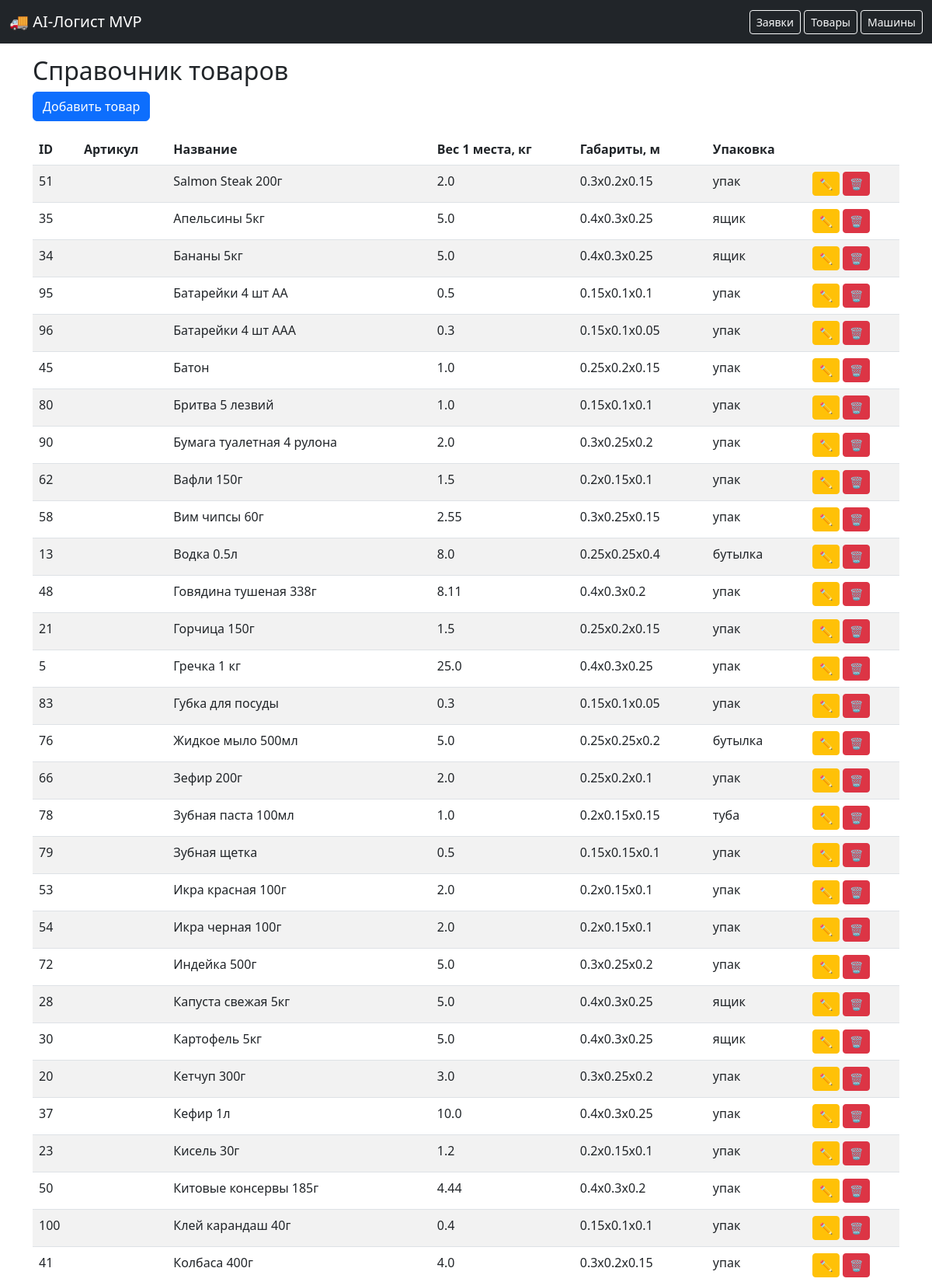
Page /products (upper part) on the committed database.
### models.py (models this page shows)
class Product(db.Model):
    id = db.Column(db.Integer, primary_key=True)
    article = db.Column(db.String(50), default='')
    name = db.Column(db.String(200), nullable=False)
    weight = db.Column(db.Float, default=0.0)
    length = db.Column(db.Float, default=0.0)
    width = db.Column(db.Float, default=0.0)
    height = db.Column(db.Float, default=0.0)
    package_type = db.Column(db.String(50), default='упак.')

### app.py (the view)
@app.route('/products')
def list_products():
    products = Product.query.order_by(Product.name).all()
    return render_template('products.html', products=products)

### templates/products.html
{% extends "base.html" %}
{% block content %}
<h2>Справочник товаров</h2>
<a href="/product/new" class="btn btn-primary mb-3">Добавить товар</a>
<table class="table table-striped">
  <thead>
    <tr>
      <th>ID</th><th>Артикул</th><th>Название</th><th>Вес 1 места, кг</th><th>Габариты, м</th><th>Упаковка</th><th></th>
    </tr>
  </thead>
  <tbody>
    {% for p in products %}
    <tr>
      <td>{{ p.id }}</td>
      <td>{{ p.article }}</td>
      <td>{{ p.name }}</td>
      <td>{{ p.weight }}</td>
      <td>{{ p.length }}x{{ p.width }}x{{ p.height }}</td>
      <td>{{ p.package_type }}</td>
      <td>
        <a href="/product/{{ p.id }}/edit" class="btn btn-sm btn-warning">✏️</a>
        <form action="/product/{{ p.id }}/delete" method="post" style="display:inline">
          <button class="btn btn-sm btn-danger" onclick="return confirm('Удалить товар?')">🗑️</button>
        </form>
      </td>
    </tr>
    {% endfor %}
  </tbody>
</table>
{% endblock %}

### rows in the picture
Product: id "51", name "Salmon Steak 200г", weight "2.0", length "0.3", width "0.2", height "0.15", package_type "упак"
Product: id "35", name "Апельсины 5кг", weight "5.0", length "0.4", width "0.3", height "0.25", package_type "ящик"
Product: id "34", name "Бананы 5кг", weight "5.0", length "0.4", width "0.3", height "0.25", package_type "ящик"
Product: id "95", name "Батарейки 4 шт АА", weight "0.5", length "0.15", width "0.1", height "0.1", package_type "упак"
Product: id "96", name "Батарейки 4 шт ААА", weight "0.3", length "0.15", width "0.1", height "0.05", package_type "упак"
Product: id "45", name "Батон", weight "1.0", length "0.25", width "0.2", height "0.15", package_type "упак"
Product: id "80", name "Бритва 5 лезвий", weight "1.0", length "0.15", width "0.1", height "0.1", package_type "упак"
Product: id "90", name "Бумага туалетная 4 рулона", weight "2.0", length "0.3", width "0.25", height "0.2", package_type "упак"
Product: id "62", name "Вафли 150г", weight "1.5", length "0.2", width "0.15", height "0.1", package_type "упак"
Product: id "58", name "Вим чипсы 60г", weight "2.55", length "0.3", width "0.25", height "0.15", package_type "упак"
Product: id "13", name "Водка 0.5л", weight "8.0", length "0.25", width "0.25", height "0.4", package_type "бутылка"
Product: id "48", name "Говядина тушеная 338г", weight "8.11", length "0.4", width "0.3", height "0.2", package_type "упак"
Product: id "21", name "Горчица 150г", weight "1.5", length "0.25", width "0.2", height "0.15", package_type "упак"
Product: id "5", name "Гречка 1 кг", weight "25.0", length "0.4", width "0.3", height "0.25", package_type "упак"
Product: id "83", name "Губка для посуды", weight "0.3", length "0.15", width "0.1", height "0.05", package_type "упак"
Product: id "76", name "Жидкое мыло 500мл", weight "5.0", length "0.25", width "0.25", height "0.2", package_type "бутылка"
Product: id "66", name "Зефир 200г", weight "2.0", length "0.25", width "0.2", height "0.1", package_type "упак"
Product: id "78", name "Зубная паста 100мл", weight "1.0", length "0.2", width "0.15", height "0.15", package_type "туба"
Product: id "79", name "Зубная щетка", weight "0.5", length "0.15", width "0.15", height "0.1", package_type "упак"
Product: id "53", name "Икра красная 100г", weight "2.0", length "0.2", width "0.15", height "0.1", package_type "упак"
Product: id "54", name "Икра черная 100г", weight "2.0", length "0.2", width "0.15", height "0.1", package_type "упак"
Product: id "72", name "Индейка 500г", weight "5.0", length "0.3", width "0.25", height "0.2", package_type "упак"
Product: id "28", name "Капуста свежая 5кг", weight "5.0", length "0.4", width "0.3", height "0.25", package_type "ящик"
Product: id "30", name "Картофель 5кг", weight "5.0", length "0.4", width "0.3", height "0.25", package_type "ящик"
Product: id "20", name "Кетчуп 300г", weight "3.0", length "0.3", width "0.25", height "0.2", package_type "упак"
Product: id "37", name "Кефир 1л", weight "10.0", length "0.4", width "0.3", height "0.25", package_type "упак"
Product: id "23", name "Кисель 30г", weight "1.2", length "0.2", width "0.15", height "0.1", package_type "упак"
Product: id "50", name "Китовые консервы 185г", weight "4.44", length "0.4", width "0.3", height "0.2", package_type "упак"
Product: id "100", name "Клей карандаш 40г", weight "0.4", length "0.15", width "0.1", height "0.1", package_type "упак"
Product: id "41", name "Колбаса 400г", weight "4.0", length "0.3", width "0.2", height "0.15", package_type "упак"
